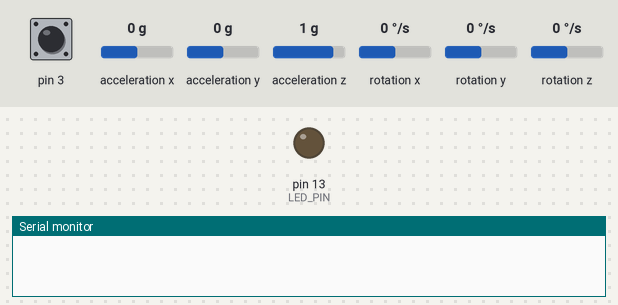
Recording of a sketch running on a simulated Arduino Leonardo, built with avr-gcc and run on an emulated ATmega32U4. On the bench: output pins drawn as LEDs (lit = HIGH), the last lines printed to the serial monitor. Dashed ring = blinking. Inputs (shaded band) come from the test bench; at power-on: pin 3 HIGH, acceleration x 0 g, acceleration y 0 g, acceleration z 1 g, rotation x 0 °/s, rotation y 0 °/s, rotation z 0 °/s. The sensor or clock chip raises its interrupt line as the real part does.

Above: at 0.1 s.
At 27.34 s:
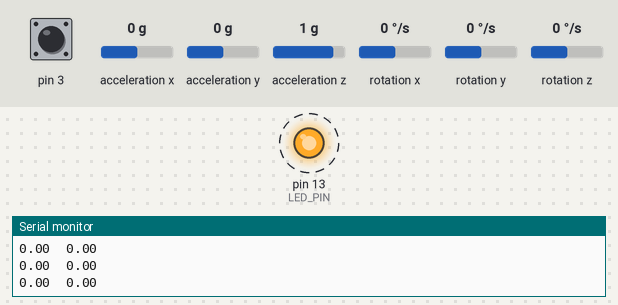
Timing chart, 0 to 30.2 s (numbered marks = the images above):
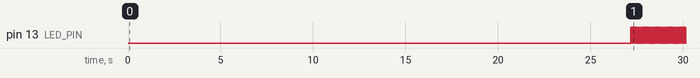

The sketch:

MPU6050_combined.ino
```cpp
// I2C device class (I2Cdev) demonstration Arduino sketch for MPU6050 class using DMP (MotionApps v2.0)
// 6/21/2012 by Jeff Rowberg <jeff@rowberg.net>
// Updates should (hopefully) always be available at https://github.com/jrowberg/i2cdevlib
//
// Changelog:
//      2013-05-08 - added seamless Fastwire support
//                 - added note about gyro calibration
//      2012-06-21 - added note about Arduino 1.0.1 + Leonardo compatibility error
//      2012-06-20 - improved FIFO overflow handling and simplified read process
//      2012-06-19 - completely rearranged DMP initialization code and simplification
//      2012-06-13 - pull gyro and accel data from FIFO packet instead of reading directly
//      2012-06-09 - fix broken FIFO read sequence and change interrupt detection to RISING
//      2012-06-05 - add gravity-compensated initial reference frame acceleration output
//                 - add 3D math helper file to DMP6 example sketch
//                 - add Euler output and Yaw/Pitch/Roll output formats
//      2012-06-04 - remove accel offset clearing for better results (thanks Sungon Lee)
//      2012-06-01 - fixed gyro sensitivity to be 2000 deg/sec instead of 250
//      2012-05-30 - basic DMP initialization working

/* ============================================
I2Cdev device library code is placed under the MIT license
Copyright (c) 2012 Jeff Rowberg

Permission is hereby granted, free of charge, to any person obtaining a copy
of this software and associated documentation files (the "Software"), to deal
in the Software without restriction, including without limitation the rights
to use, copy, modify, merge, publish, distribute, sublicense, and/or sell
copies of the Software, and to permit persons to whom the Software is
furnished to do so, subject to the following conditions:

The above copyright notice and this permission notice shall be included in
all copies or substantial portions of the Software.

THE SOFTWARE IS PROVIDED "AS IS", WITHOUT WARRANTY OF ANY KIND, EXPRESS OR
IMPLIED, INCLUDING BUT NOT LIMITED TO THE WARRANTIES OF MERCHANTABILITY,
FITNESS FOR A PARTICULAR PURPOSE AND NONINFRINGEMENT. IN NO EVENT SHALL THE
AUTHORS OR COPYRIGHT HOLDERS BE LIABLE FOR ANY CLAIM, DAMAGES OR OTHER
LIABILITY, WHETHER IN AN ACTION OF CONTRACT, TORT OR OTHERWISE, ARISING FROM,
OUT OF OR IN CONNECTION WITH THE SOFTWARE OR THE USE OR OTHER DEALINGS IN
THE SOFTWARE.
===============================================
*/

// I2Cdev and MPU6050 must be installed as libraries, or else the .cpp/.h files
// for both classes must be in the include path of your project
#include "I2Cdev.h"

#include "MPU6050_6Axis_MotionApps20.h"
//#include "MPU6050.h" // not necessary if using MotionApps include file

// Arduino Wire library is required if I2Cdev I2CDEV_ARDUINO_WIRE implementation
// is used in I2Cdev.h
#if I2CDEV_IMPLEMENTATION == I2CDEV_ARDUINO_WIRE
    #include "Wire.h"
#endif

// class default I2C address is 0x68
// specific I2C addresses may be passed as a parameter here
// AD0 low = 0x68 (default for SparkFun breakout and InvenSense evaluation board)
// AD0 high = 0x69
MPU6050 mpu;
//MPU6050 mpu(0x69); // <-- use for AD0 high

/* =========================================================================
   NOTE: In addition to connection 3.3v, GND, SDA, and SCL, this sketch
   depends on the MPU-6050's INT pin being connected to the Arduino's
   external interrupt #0 pin. On the Arduino Uno and Mega 2560, this is
   digital I/O pin 2.
 * ========================================================================= */

/* =========================================================================
   NOTE: Arduino v1.0.1 with the Leonardo board generates a compile error
   when using Serial.write(buf, len). The Teapot output uses this method.
   The solution requires a modification to the Arduino USBAPI.h file, which
   is fortunately simple, but annoying. This will be fixed in the next IDE
   release. For more info, see these links:

   http://arduino.cc/forum/index.php/topic,109987.0.html
   http://code.google.com/p/arduino/issues/detail?id=958
 * ========================================================================= */

/********************************************************************************/
//uncomment if we want key press before IMU6060 starts
//#define INPUT_SERIAL
/********************************************************************************/


// uncomment "OUTPUT_READABLE_YAWPITCHROLL" if you want to see the yaw/
// pitch/roll angles (in degrees) calculated from the quaternions coming
// from the FIFO. Note this also requires gravity vector calculations.
// Also note that yaw/pitch/roll angles suffer from gimbal lock (for
// more info, see: http://en.wikipedia.org/wiki/Gimbal_lock)
#define OUTPUT_READABLE_YAWPITCHROLL

//#define OUTPUT_YPR

#define OUTPUT_ROLL_PITCH

//#define OUTPUT_PITCH

//#define IMU_PRECISION_TEST

#define OUTPUT_ANGULARROT

#define LED_PIN 13 // (Arduino is 13, Teensy is 11, Teensy++ is 6)

/*******Calibration Variables*******/
//Change this 3 variables if you want to fine tune the skecth to your needs.
int buffersize=1000;     //Amount of readings used to average, make it higher to get more precision but sketch will be slower  (default:1000)
int acel_deadzone=8;     //Acelerometer error allowed, make it lower to get more precision, but sketch may not converge  (default:8)
int giro_deadzone=1;     //Giro error allowed, make it lower to get more precision, but sketch may not converge  (default:1)
int mean_ax,mean_ay,mean_az,mean_gx,mean_gy,mean_gz,state=0;
int ax_offset,ay_offset,az_offset,gx_offset,gy_offset,gz_offset;
bool calibrationFlag = true;

bool blinkState = false;

// MPU control/status vars
bool dmpReady = false;  // set true if DMP init was successful
uint8_t mpuIntStatus;   // holds actual interrupt status byte from MPU
uint8_t devStatus;      // return status after each device operation (0 = success, !0 = error)
uint16_t packetSize;    // expected DMP packet size (default is 42 bytes)
uint16_t fifoCount;     // count of all bytes currently in FIFO
uint8_t fifoBuffer[64]; // FIFO storage buffer
int16_t ax, ay, az;
int16_t gx, gy, gz;

// orientation/motion vars
Quaternion q;           // [w, x, y, z]         quaternion container
VectorFloat gravity;    // [x, y, z]            gravity vector
float ypr[3];           // [yaw, pitch, roll]   yaw/pitch/roll container and gravity vector


// packet structure for InvenSense teapot demo
uint8_t teapotPacket[14] = { '$', 0x02, 0,0, 0,0, 0,0, 0,0, 0x00, 0x00, '\r', '\n' };
#ifdef IMU_PRECISION_TEST
      unsigned long time;
#endif


// ================================================================
// ===               INTERRUPT DETECTION ROUTINE                ===
// ================================================================

volatile bool mpuInterrupt = false;     // indicates whether MPU interrupt pin has gone high
void dmpDataReady() {
    mpuInterrupt = true;
}


// ================================================================
// ===                      INITIAL SETUP                       ===
// ================================================================

void setup() {
    // join I2C bus (I2Cdev library doesn't do this automatically)
    #if I2CDEV_IMPLEMENTATION == I2CDEV_ARDUINO_WIRE
        Wire.begin();
        TWBR = 24; // 400kHz I2C clock (200kHz if CPU is 8MHz)
    #elif I2CDEV_IMPLEMENTATION == I2CDEV_BUILTIN_FASTWIRE
        Fastwire::setup(400, true);
    #endif

    // initialize serial communication
    // (115200 chosen because it is required for Teapot Demo output, but it's
    // really up to you depending on your project)
    Serial.begin(9600);
    while (!Serial); // wait for Leonardo enumeration, others continue immediately

    // NOTE: 8MHz or slower host processors, like the Teensy @ 3.3v or Ardunio
    // Pro Mini running at 3.3v, cannot handle this baud rate reliably due to
    // the baud timing being too misaligned with processor ticks. You must use
    // 38400 or slower in these cases, or use some kind of external separate
    // crystal solution for the UART timer.

    // initialize device
    //Serial.println(F("aInitializing I2C devices..."));
    mpu.initialize();
    //to set the sensitivity of the gyro REFER TO THE DATA SHEET FOR THE CORRECT SCALING FACTORS
    mpu.setFullScaleGyroRange(0); //0 = +/- 250 degrees/sec | 1 = +/- 500 degrees/sec | 2 = +/- 1000 degrees/sec | 3 =  +/- 2000 degrees/sec

    // verify connection
    //Serial.println(F("Testing device connections..."));
    //Serial.println(mpu.testConnection() ? F("MPU6050 connection successful") : F("MPU6050 connection failed"));

   #ifdef INPUT_SERIAL
    // wait for ready
    Serial.println(F("\nSend any character to begin DMP programming and demo: "));
    while (Serial.available() && Serial.read()); // empty buffer
    while (!Serial.available());                 // wait for data
    while (Serial.available() && Serial.read()); // empty buffer again
   #endif

    // load and configure the DMP
    //Serial.println(F("Initializing DMP..."));
    devStatus = mpu.dmpInitialize();

    // make sure it worked (returns 0 if so)
    if (devStatus == 0) {
        // turn on the DMP, now that it's ready
        //Serial.println(F("Enabling DMP..."));
        mpu.setDMPEnabled(true);

        // enable Arduino interrupt detection
        //Serial.println(F("Enabling interrupt detection (Arduino external interrupt 0)..."));
        attachInterrupt(0, dmpDataReady, RISING);
        mpuIntStatus = mpu.getIntStatus();

        // set our DMP Ready flag so the main loop() function knows it's okay to use it
        //Serial.println(F("DMP ready! Waiting for first interrupt..."));
        dmpReady = true;

        // get expected DMP packet size for later comparison
        packetSize = mpu.dmpGetFIFOPacketSize();
    } else {
        // ERROR!
        // 1 = initial memory load failed
        // 2 = DMP configuration updates failed
        // (if it's going to break, usually the code will be 1)
        Serial.print(F("DMP Initialization failed (code "));
        Serial.print(devStatus);
        Serial.println(F(")"));
    }
    #ifdef OUTPUT_ANGULARROT
      calibrationFlag = true;
      //Serial.println("\nMPU6050 Calibration Sketch");
      delay(2000);
      //Serial.println("\nYour MPU6050 should be placed in horizontal position, with package letters facing up. \nDon't touch it until you see a finish message.\n");
      delay(3000);
      mpu.setXAccelOffset(0);
      mpu.setYAccelOffset(0);
      mpu.setZAccelOffset(0);
      mpu.setXGyroOffset(0);
      mpu.setYGyroOffset(0);
      mpu.setZGyroOffset(0);
      while(calibrationFlag == true){
         if (state==0){
          //Serial.println("\nReading sensors for first time...");
          meansensors();
          state++;
          delay(1000);
        }

        if (state==1) {
          //Serial.println("\nCalculating offsets...");
          calibration();
          state++;
          delay(1000);
        }

        if (state==2) {
          meansensors();
          /*Serial.println("\nFINISHED!");
          Serial.print("\nSensor readings with offsets:\t");
          Serial.print(mean_ax);
          Serial.print("\t");
          Serial.print(mean_ay);
          Serial.print("\t");
          Serial.print(mean_az);
          Serial.print("\t");
          Serial.print(mean_gx);
          Serial.print("\t");
          Serial.print(mean_gy);
          Serial.print("\t");
          Serial.println(mean_gz);
          Serial.print("Your offsets:\t");
          Serial.print(ax_offset);
          Serial.print("\t");
          Serial.print(ay_offset);
          Serial.print("\t");
          Serial.print(az_offset);
          Serial.print("\t");
          Serial.print(gx_offset);
          Serial.print("\t");
          Serial.print(gy_offset);
          Serial.print("\t");
          Serial.println(gz_offset);
          Serial.println("\nData is printed as: acelX acelY acelZ giroX giroY giroZ");
          Serial.println("Check that your sensor readings are close to 0 0 16384 0 0 0");
          Serial.println("If calibration was succesful write down your offsets so you can set them in your projects using something similar to mpu.setXAccelOffset(youroffset)");
          delay(3000);*/
          calibrationFlag = false;
         }
     }
      // supply your own gyro offsets here, scaled for min sensitivity
      mpu.setXGyroOffset(gx_offset);
      mpu.setYGyroOffset(gy_offset);
      mpu.setZGyroOffset(gz_offset);
      mpu.setZAccelOffset(1788); // 1688 factory default for my test chip or 1788
    #endif
    #ifdef IMU_PRECISION_TEST
      Serial.println("Time Pitch Roll");
    #endif
    // configure LED for output
    pinMode(LED_PIN, OUTPUT);

}


// ================================================================
// ===                    MAIN PROGRAM LOOP                     ===
// ================================================================

void loop() {
    // if programming failed, don't try to do anything
    if (!dmpReady) return;

    // wait for MPU interrupt or extra packet(s) available
    while (!mpuInterrupt && fifoCount < packetSize) {
        // other program behavior stuff here
        // .
        // .
        // .
        // if you are really paranoid you can frequently test in between other
        // stuff to see if mpuInterrupt is true, and if so, "break;" from the
        // while() loop to immediately process the MPU data
        // .
        // .
        // .
    }

    // reset interrupt flag and get INT_STATUS byte
    mpuInterrupt = false;
    mpuIntStatus = mpu.getIntStatus();

    // get current FIFO count
    fifoCount = mpu.getFIFOCount();

    // check for overflow (this should never happen unless our code is too inefficient)
    if ((mpuIntStatus & 0x10) || fifoCount == 1024) {
        // reset so we can continue cleanly
        mpu.resetFIFO();
        //Serial.println(F("FIFO overflow!"));

    // otherwise, check for DMP data ready interrupt (this should happen frequently)
    } else if (mpuIntStatus & 0x02) {
        // wait for correct available data length, should be a VERY short wait
        while (fifoCount < packetSize) fifoCount = mpu.getFIFOCount();

        // read a packet from FIFO
        mpu.getFIFOBytes(fifoBuffer, packetSize);

        // track FIFO count here in case there is > 1 packet available
        // (this lets us immediately read more without waiting for an interrupt)
        fifoCount -= packetSize;
        #ifdef OUTPUT_READABLE_YAWPITCHROLL
            // display Euler angles in degrees
            mpu.dmpGetQuaternion(&q, fifoBuffer);
            mpu.dmpGetGravity(&gravity, &q);
            mpu.dmpGetYawPitchRoll(ypr, &q, &gravity);

            #ifdef OUTPUT_YPR
              Serial.print("ypr\t");
              Serial.print(ypr[0] * 180/M_PI);//yaw
              Serial.print("\t");
              Serial.print(ypr[1] * 180/M_PI);//pitch
              Serial.print("\t");
              Serial.println(ypr[2] * 180/M_PI);//roll
            #endif
            #ifdef OUTPUT_ROLL_PITCH
            //pitch and roll in angle
              //Serial.print(String(ypr[2] * 180/M_PI)+"\n");//roll
              //Serial.print("pitch:"+String(ypr[1] * 180/M_PI)+","+"roll:"+String(ypr[2] * 180/M_PI)+"\t");//roll&pitch
              //Serial.print(String(ypr[1] * 180/M_PI)+","+String(ypr[2] * 180/M_PI)+"\n");//roll&pitch
              Serial.print(ypr[1] * 180/M_PI);//pitch
              Serial.print("\t");
              Serial.println(ypr[2] * 180/M_PI);//roll
              /*if(ypr[2] * 180/M_PI>0){
                //Serial.print(String(ypr[2] * 180/M_PI));//roll
                //Serial.print("\t");
                Serial.println("up");
                //Serial.print("\t");
              }
              else if(ypr[2] * 180/M_PI<0){
                //Serial.print(String(ypr[2] * 180/M_PI));//roll
                //Serial.print("\t");
                Serial.println("down");
                //Serial.print("\t");
              }*/
            #endif
            #ifdef OUTPUT_PITCH
              if(ypr[1] * 180/M_PI>0){
                Serial.print(ypr[1] * 180/M_PI);//roll
                Serial.print("\t");
                Serial.println("up");
              }
              else if(ypr[1] * 180/M_PI<0){
                Serial.print(ypr[1] * 180/M_PI);//roll
                Serial.print("\t");
                Serial.println("down");
              }
            #endif
            #ifdef IMU_PRECISION_TEST
              //Serial.print(String(ypr[0] * 180/M_PI)+","+String(ypr[1] * 180/M_PI)+","+String(ypr[2] * 180/M_PI)+"\n");
              time = millis();
              Serial.print(String(time)+","+String(ypr[1] * 180/M_PI)+","+String(ypr[2] * 180/M_PI)+"\n");
              delay(1);
            #endif
            #ifdef OUTPUT_ANGULARROT
             /* mpu.getRotation(&gx, &gy, &gz);
              Serial.print("angular rotation(xyz): ");
              Serial.print(double(gx)/131); Serial.print("\t");
              Serial.print(double(gy)/131); Serial.print("\t");
              Serial.println(double(gz)/131);*/
            #endif
        #endif
         // blink LED to indicate activity
        blinkState = !blinkState;
        digitalWrite(LED_PIN, blinkState);
    }
}

///////////////////////////////////   FUNCTIONS   ////////////////////////////////////
void meansensors(){
  long i=0,buff_ax=0,buff_ay=0,buff_az=0,buff_gx=0,buff_gy=0,buff_gz=0;

  while (i<(buffersize+101)){
    // read raw accel/gyro measurements from device
    mpu.getMotion6(&ax, &ay, &az, &gx, &gy, &gz);

    if (i>100 && i<=(buffersize+100)){ //First 100 measures are discarded
      buff_ax=buff_ax+ax;
      buff_ay=buff_ay+ay;
      buff_az=buff_az+az;
      buff_gx=buff_gx+gx;
      buff_gy=buff_gy+gy;
      buff_gz=buff_gz+gz;
    }
    if (i==(buffersize+100)){
      mean_ax=buff_ax/buffersize;
      mean_ay=buff_ay/buffersize;
      mean_az=buff_az/buffersize;
      mean_gx=buff_gx/buffersize;
      mean_gy=buff_gy/buffersize;
      mean_gz=buff_gz/buffersize;
    }
    i++;
    delay(2); //Needed so we don't get repeated measures
  }
}

void calibration(){
  ax_offset=-mean_ax/8;
  ay_offset=-mean_ay/8;
  az_offset=(16384-mean_az)/8;

  gx_offset=-mean_gx/4;
  gy_offset=-mean_gy/4;
  gz_offset=-mean_gz/4;
  while (1){
    int ready=0;
    mpu.setXAccelOffset(ax_offset);
    mpu.setYAccelOffset(ay_offset);
    mpu.setZAccelOffset(az_offset);

    mpu.setXGyroOffset(gx_offset);
    mpu.setYGyroOffset(gy_offset);
    mpu.setZGyroOffset(gz_offset);

    meansensors();
    //Serial.println("...");

    if (abs(mean_ax)<=acel_deadzone) ready++;
    else ax_offset=ax_offset-mean_ax/acel_deadzone;

    if (abs(mean_ay)<=acel_deadzone) ready++;
    else ay_offset=ay_offset-mean_ay/acel_deadzone;

    if (abs(16384-mean_az)<=acel_deadzone) ready++;
    else az_offset=az_offset+(16384-mean_az)/acel_deadzone;

    if (abs(mean_gx)<=giro_deadzone) ready++;
    else gx_offset=gx_offset-mean_gx/(giro_deadzone+1);

    if (abs(mean_gy)<=giro_deadzone) ready++;
    else gy_offset=gy_offset-mean_gy/(giro_deadzone+1);

    if (abs(mean_gz)<=giro_deadzone) ready++;
    else gz_offset=gz_offset-mean_gz/(giro_deadzone+1);

    if (ready==6) break;
  }
}
```

Measured:
- by itself, pin 13 (LED_PIN): alternates HIGH for 0.01 s and LOW for 0.01 s
